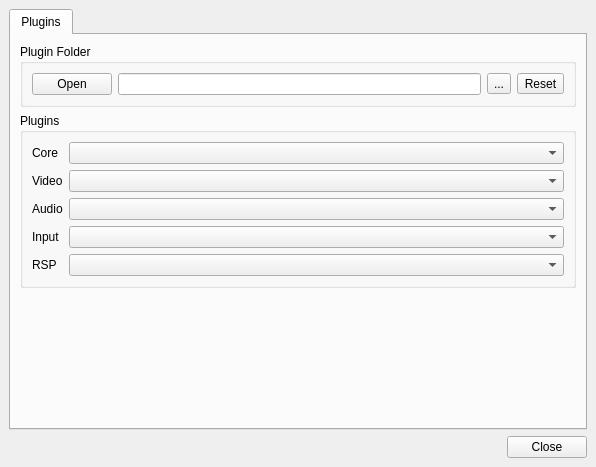
<?xml version="1.0" encoding="UTF-8"?>
<ui version="4.0">
 <class>M64PSettings</class>
 <widget class="QMainWindow" name="M64PSettings">
  <property name="geometry">
   <rect>
    <x>0</x>
    <y>0</y>
    <width>596</width>
    <height>467</height>
   </rect>
  </property>
  <property name="sizePolicy">
   <sizepolicy hsizetype="MinimumExpanding" vsizetype="MinimumExpanding">
    <horstretch>0</horstretch>
    <verstretch>0</verstretch>
   </sizepolicy>
  </property>
  <property name="windowTitle">
   <string>MainWindow</string>
  </property>
  <widget class="QWidget" name="centralwidget">
   <layout class="QVBoxLayout" name="verticalLayout">
    <item>
     <widget class="QTabWidget" name="tab_widget">
      <widget class="QWidget" name="plugins_tab">
       <attribute name="title">
        <string>Plugins</string>
       </attribute>
       <layout class="QVBoxLayout" name="verticalLayout_2">
        <item>
         <widget class="QGroupBox" name="folder_group_box">
          <property name="title">
           <string>Plugin Folder</string>
          </property>
          <layout class="QHBoxLayout" name="horizontalLayout">
           <item>
            <widget class="QPushButton" name="open_plugin_folder_btn">
             <property name="text">
              <string>Open</string>
             </property>
            </widget>
           </item>
           <item>
            <widget class="QLineEdit" name="folder_path_field"/>
           </item>
           <item>
            <widget class="QToolButton" name="set_plugin_folder_btn">
             <property name="text">
              <string>...</string>
             </property>
            </widget>
           </item>
           <item>
            <widget class="QToolButton" name="refresh_plugins_btn">
             <property name="text">
              <string>Reset</string>
             </property>
            </widget>
           </item>
          </layout>
         </widget>
        </item>
        <item>
         <widget class="QGroupBox" name="plugin_group_box">
          <property name="title">
           <string>Plugins</string>
          </property>
          <layout class="QFormLayout" name="formLayout">
           <item row="0" column="0">
            <widget class="QLabel" name="core_lbl">
             <property name="text">
              <string>Core</string>
             </property>
            </widget>
           </item>
           <item row="0" column="1">
            <widget class="QComboBox" name="core_plugin_box">
             <property name="sizePolicy">
              <sizepolicy hsizetype="MinimumExpanding" vsizetype="Fixed">
               <horstretch>0</horstretch>
               <verstretch>0</verstretch>
              </sizepolicy>
             </property>
            </widget>
           </item>
           <item row="1" column="0">
            <widget class="QLabel" name="video_lbl">
             <property name="text">
              <string>Video</string>
             </property>
            </widget>
           </item>
           <item row="1" column="1">
            <widget class="QComboBox" name="video_plugin_box">
             <property name="sizePolicy">
              <sizepolicy hsizetype="MinimumExpanding" vsizetype="Fixed">
               <horstretch>0</horstretch>
               <verstretch>0</verstretch>
              </sizepolicy>
             </property>
            </widget>
           </item>
           <item row="2" column="0">
            <widget class="QLabel" name="audio_lbl">
             <property name="text">
              <string>Audio</string>
             </property>
            </widget>
           </item>
           <item row="2" column="1">
            <widget class="QComboBox" name="audio_plugin_box">
             <property name="sizePolicy">
              <sizepolicy hsizetype="MinimumExpanding" vsizetype="Fixed">
               <horstretch>0</horstretch>
               <verstretch>0</verstretch>
              </sizepolicy>
             </property>
            </widget>
           </item>
           <item row="3" column="0">
            <widget class="QLabel" name="input_lbl">
             <property name="text">
              <string>Input</string>
             </property>
            </widget>
           </item>
           <item row="3" column="1">
            <widget class="QComboBox" name="input_plugin_box">
             <property name="sizePolicy">
              <sizepolicy hsizetype="MinimumExpanding" vsizetype="Fixed">
               <horstretch>0</horstretch>
               <verstretch>0</verstretch>
              </sizepolicy>
             </property>
            </widget>
           </item>
           <item row="4" column="0">
            <widget class="QLabel" name="rsp_lbl">
             <property name="text">
              <string>RSP</string>
             </property>
            </widget>
           </item>
           <item row="4" column="1">
            <widget class="QComboBox" name="rsp_plugin_box">
             <property name="sizePolicy">
              <sizepolicy hsizetype="MinimumExpanding" vsizetype="Fixed">
               <horstretch>0</horstretch>
               <verstretch>0</verstretch>
              </sizepolicy>
             </property>
            </widget>
           </item>
          </layout>
         </widget>
        </item>
        <item>
         <spacer name="v_spacer">
          <property name="orientation">
           <enum>Qt::Vertical</enum>
          </property>
          <property name="sizeHint" stdset="0">
           <size>
            <width>20</width>
            <height>41</height>
           </size>
          </property>
         </spacer>
        </item>
       </layout>
      </widget>
     </widget>
    </item>
    <item>
     <widget class="QDialogButtonBox" name="button_box">
      <property name="standardButtons">
       <set>QDialogButtonBox::Close</set>
      </property>
      <property name="centerButtons">
       <bool>false</bool>
      </property>
     </widget>
    </item>
   </layout>
  </widget>
  <widget class="QMenuBar" name="menubar">
   <property name="geometry">
    <rect>
     <x>0</x>
     <y>0</y>
     <width>596</width>
     <height>19</height>
    </rect>
   </property>
  </widget>
 </widget>
 <resources/>
 <connections>
  <connection>
   <sender>button_box</sender>
   <signal>rejected()</signal>
   <receiver>M64PSettings</receiver>
   <slot>on_close_pressed()</slot>
   <hints>
    <hint type="sourcelabel">
     <x>490</x>
     <y>445</y>
    </hint>
    <hint type="destinationlabel">
     <x>440</x>
     <y>388</y>
    </hint>
   </hints>
  </connection>
  <connection>
   <sender>open_plugin_folder_btn</sender>
   <signal>clicked()</signal>
   <receiver>M64PSettings</receiver>
   <slot>on_open_plugin_folder()</slot>
   <hints>
    <hint type="sourcelabel">
     <x>79</x>
     <y>100</y>
    </hint>
    <hint type="destinationlabel">
     <x>252</x>
     <y>387</y>
    </hint>
   </hints>
  </connection>
  <connection>
   <sender>set_plugin_folder_btn</sender>
   <signal>clicked()</signal>
   <receiver>M64PSettings</receiver>
   <slot>on_set_plugin_folder()</slot>
   <hints>
    <hint type="sourcelabel">
     <x>490</x>
     <y>98</y>
    </hint>
    <hint type="destinationlabel">
     <x>56</x>
     <y>385</y>
    </hint>
   </hints>
  </connection>
  <connection>
   <sender>refresh_plugins_btn</sender>
   <signal>clicked()</signal>
   <receiver>M64PSettings</receiver>
   <slot>on_reset_plugin_folder()</slot>
   <hints>
    <hint type="sourcelabel">
     <x>549</x>
     <y>105</y>
    </hint>
    <hint type="destinationlabel">
     <x>591</x>
     <y>104</y>
    </hint>
   </hints>
  </connection>
 </connections>
 <slots>
  <slot>on_close_pressed()</slot>
  <slot>on_open_plugin_folder()</slot>
  <slot>on_set_plugin_folder()</slot>
  <slot>on_reset_plugin_folder()</slot>
 </slots>
</ui>
